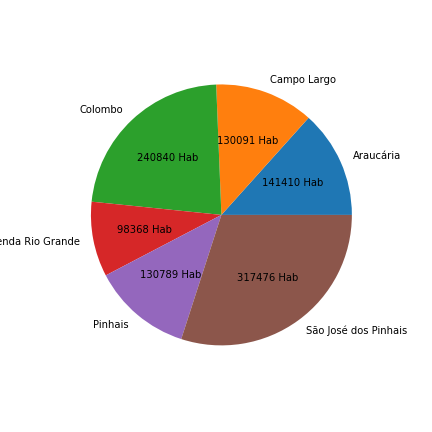

This chart was generated by the following Python code:
# -*- coding: utf-8 -*-
"""
Created on Tue Sep  6 08:51:49 2022

@author: DISRCT
"""

# import numpy as np
import matplotlib.pyplot as plt
# import math




cidade = ["Araucária", "Campo Largo", "Colombo", "Fazenda Rio Grande", "Pinhais", "São José dos Pinhais"]
val = [141410, 130091, 240840, 98368, 130789, 317476]

def make_autopct(values):
    def my_autopct(pct):
        total = sum(values)
        val = int(round(pct*total/100.0))
        return '{v:d} Hab'.format(p=pct,v=val)
    return my_autopct

plt.figure(figsize=(6,6))
plt.pie(val, labels=cidade, autopct=make_autopct(val))
plt.savefig('Atividade 2.png')
plt.show()